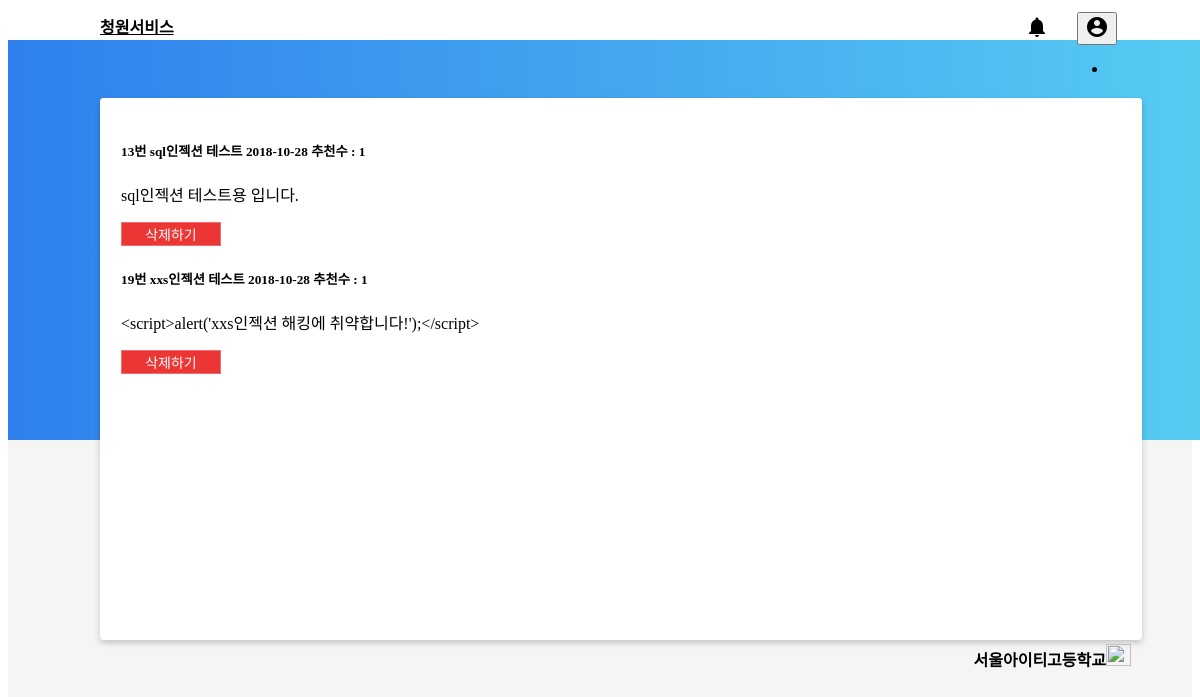
Screenshot of /my-upload.php (signed in) with the database file from the repository.
### tables this page shows
CREATE TABLE `seoulit_highschool_post` (
  `post_number` int(11) NOT NULL,
  `title` text NOT NULL,
  `description` text NOT NULL,
  `uploader` text NOT NULL,
  `date` text NOT NULL,
  `agree_count` int(11) NOT NULL,
  `report_count` int(11) NOT NULL,
  `agree_user` text NOT NULL,
  `report_user` text NOT NULL
);

### my-upload.php (the view, shortened to what this page needs)
<!DOCTYPE html>
<html lang="en"><head>
        <link rel="stylesheet" href="/asset/css/my-upload.css?ver=20">
        <link rel="stylesheet" href="/asset/css/my-navbar.css">
        <link rel="stylesheet" href="https://unpkg.com/bootstrap-material-design@4.1.1/dist/css/bootstrap-material-design.min.css">
        </head>
        <body>
            <div class="background-grid1">
                <div class="my-navbar">
                    <div class="navbar-container">
                        <span class="brand">
                            <a href="dashboard.php">
                                <strong>청원서비스</strong>
                            </a>
                        </span>
                        <span class="alerm navbar-icon-setting">
                            <em class="material-icons">notifications</em>
                        </span>
                        <span class="account navbar-icon-setting">
							<div class="dropdown pull-xs-right">
						  <button class="btn bmd-btn-icon dropdown-toggle" type="button" id="lr1" data-toggle="dropdown" aria-haspopup="true" aria-expanded="false">
							<em class="material-icons">account_circle</em>
						  </button>
						  <div class="dropdown-menu dropdown-menu-right" aria-labelledby="lr1">
                            <?php
                            $user_name_profile = $_SESSION["session_user_name"];
                            $user_type = $_SESSION["session_user_type"];
                            $user_type_profile = user_profile($user_type);
                            echo '
                            <li class="user_profile">
                                <h5><strong>'.$user_name_profile.'</strong></h5>
                                <p>'.$user_type_profile.'</p>
                            </li>
                            ';
                            ?>
							<a href="my-upload.php"><button class="dropdown-item" type="button">내가 올린 게시물</button></a>
							<a href="setting.php"><button class="dropdown-item" type="button">설정</button></a>
                            <a href="./asset/modules/logout_process.php"><button class="dropdown-item" type="button">로그아웃</button></a>
                            <a href="page-for-admin.php"><button class="dropdown-item disabled" type="button">관리자 모드</button></a>
							<a href="contact.php"><a class="dropdown-item" href="#">Contact us</a></a>
						  </div>
						</div>
                        </span>
                    </div>
                </div>
                <div class="postlist">
                    <?php
                    $user_school = $_SESSION['session_user_school'];
                    $uploader = $_SESSION['session_user_id'];
                    $sql = "SELECT * FROM ".$user_school."_post WHERE uploader = '$uploader'";
                    $result = mysqli_query($conn, $sql);
                    if($result == true) {
                        while($post = mysqli_fetch_array($result)) {
                            $post_title = htmlspecialchars($post['title']);
                            $post_description = htmlspecialchars($post['description']);
                            echo '
                              <h5>'.$post['post_number'].'번 '.$post_title.' <strong>'.$post['date'].'</strong> 추천수 : <strong>'.$post['agree_count'].'</strong></h5>
                              <p>'.$post_description.'</p>
                              <form action="./asset/modules/mypost_delete_process.php" method="POST">
                                  <input type="hidden" name="delete_post" value="'.$post['post_number'].'">
                                  <button type="submit" class="delete-post">삭제하기</button>
                              </form>
                            ';
                          }
                    } else if ($result == false) {
                      echo ('<strong>WARNING</strong> | 아직 준비되지 않았습니다.');
                    }
                    ?>
					<span class="school-info"><strong>서울아이티고등학교</strong><img src="asset/img/highschool-logo1.png" width="25" height="22" class="img-setting01"></span>
            	</div>
        	</div>
</body>
</html>

### asset/css/my-upload.css (style rules this page uses)
.background-grid1 { width: 100%; height: 1080px; background-color: #F5F5F5; }
.postlist { width: 1000px; min-height: 500px; background-color: #FFFFFF; z-index: 3; position: relative; left: 50%; margin-left: -500px; top: 50px; z-index: 0; box-shadow: 0 3px 6px 0 rgba(0, 0, 0, 0.2); border: 1px solid white; border-radius: 3px; padding: 20px; }
.delete-post { width: 100px; font-size: 12px; background-color: rgba(236, 53, 53); border: 1px solid rgb(236, 110, 110); color: white; text-align: center; text-decoration: none; display: inline-block; font-size: 14px; }

### asset/css/my-navbar.css (style rules this page uses)
.my-navbar { width: 100%; height: 40px; background-color: white; }
.navbar-container { width: 1000px; height: 40px; position: relative; left: 50%; margin-left: -500px; }
.brand { position: relative; line-height: 40px; }
.alerm { position: absolute; top: 7px; left: 925px; }
.account { position: absolute; top: 4px; left: 977px; }
.school-info { position: absolute; bottom: -32px; right: 10px; }
a { color: black!important; }
.user_profile { padding: 15px; height: 80px; }
.user_profile>p { color: gray; }

### rows the page displays
seoulit_highschool_post: post_number "13", title "sql인젝션 테스트", date "2018-10-28", agree_count "1", description "sql인젝션 테스트용 입니다."
seoulit_highschool_post: post_number "19", title "xxs인젝션 테스트", date "2018-10-28", agree_count "1", description "<script>alert('xxs인젝션 해킹에 취약합니다!');</script>"
